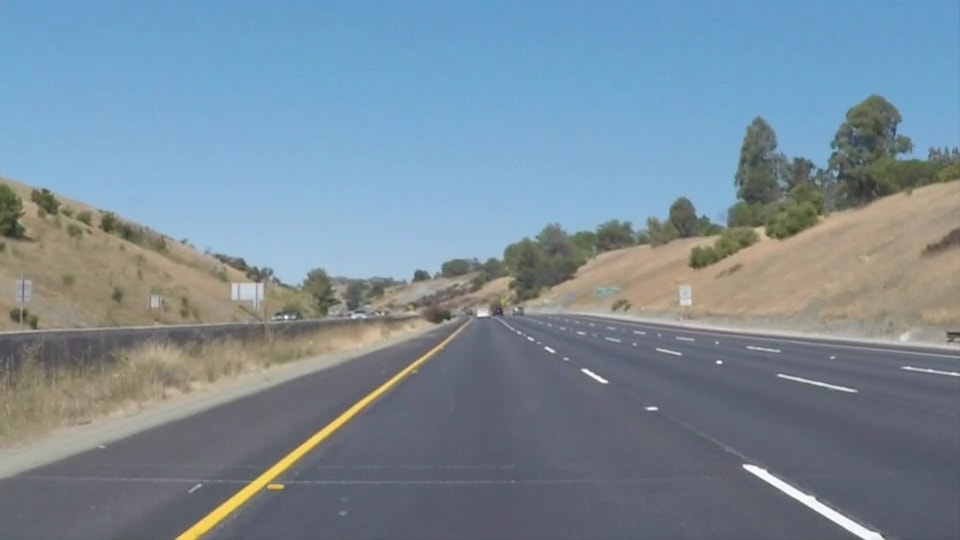
#> input picture CarND-LaneLines-P1/test_images/whiteCarLaneSwitch.jpg, 960 x 540 px
$ jupyter execute --allow-errors P1.ipynb   (shell and % lines are left out)
#> lines starting #> are read from the running program, lines starting #| are printed output that depends on the picture; after the words box and inside, x2 and y2 are one past the last pixel; in counts of white or black regions, pixels touching at a corner belong together
# Self-Driving Car Engineer Nanodegree

## Project: **Finding Lane Lines on the Road**
***
In this project, you will use the tools you learned about in the lesson to identify lane lines on the road.  You can develop your pipeline on a series of individual images, and later apply the result to a video stream (really just a series of images). Check out the video clip "raw-lines-example.mp4" (also contained in this repository) to see what the output should look like after using the helper functions below.

Once you have a result that looks roughly like "raw-lines-example.mp4", you'll need to get creative and try to average and/or extrapolate the line segments you've detected to map out the full extent of the lane lines.  You can see an example of the result you're going for in the video "P1_example.mp4".  Ultimately, you would like to draw just one line for the left side of the lane, and one for the right.

In addition to implementing code, there is a brief writeup to complete. The writeup should be completed in a separate file, which can be either a markdown file or a pdf document. There is a [write up template](https://github.com/udacity/CarND-LaneLines-P1/blob/master/writeup_template.md) that can be used to guide the writing process. Completing both the code in the Ipython notebook and the writeup template will cover all of the [rubric points](https://review.udacity.com/#!/rubrics/322/view) for this project.

---
Let's have a look at our first image called 'test_images/solidWhiteRight.jpg'.  Run the 2 cells below (hit Shift-Enter or the "play" button above) to display the image.

**Note: If, at any point, you encounter frozen display windows or other confounding issues, you can always start again with a clean slate by going to the "Kernel" menu above and selecting "Restart & Clear Output".**

---

**The tools you have are color selection, region of interest selection, grayscaling, Gaussian smoothing, Canny Edge Detection and Hough Tranform line detection.  You  are also free to explore and try other techniques that were not presented in the lesson.  Your goal is piece together a pipeline to detect the line segments in the image, then average/extrapolate them and draw them onto the image for display (as below).  Once you have a working pipeline, try it out on the video stream below.**

---

<figure>

 <figcaption>
 <p></p>
 <p style="text-align: center;"> Your output should look something like this (above) after detecting line segments using the helper functions below </p>
 </figcaption>
</figure>
 <p></p>
<figure>

 <figcaption>
 <p></p>
 <p style="text-align: center;"> Your goal is to connect/average/extrapolate line segments to get output like this</p>
 </figcaption>
</figure>

**Run the cell below to import some packages.  If you get an `import error` for a package you've already installed, try changing your kernel (select the Kernel menu above --> Change Kernel).  Still have problems?  Try relaunching Jupyter Notebook from the terminal prompt.  Also, consult the forums for more troubleshooting tips.**

## Import Packages

[cell 1]
#importing some useful packages
import matplotlib.pyplot as plt
import matplotlib.image as mpimg
import numpy as np
import cv2
import math

## Read in an Image

[cell 2]
#reading in an image
image = mpimg.imread('test_images/whiteCarLaneSwitch.jpg')
#> image is the input picture: shape (540, 960, 3); mean R, G, B 121.2, 139.4, 152.9

#printing out some stats and plotting
print('This image is:', type(image), 'with dimensions:', image.shape)
#| This image is: <class 'numpy.ndarray'> with dimensions: (540, 960, 3)
plt.imshow(image)  # if you wanted to show a single color channel image called 'gray', for example, call as plt.imshow(gray, cmap='gray')

## Ideas for Lane Detection Pipeline

**Some OpenCV functions (beyond those introduced in the lesson) that might be useful for this project are:**

`cv2.inRange()` for color selection
`cv2.fillPoly()` for regions selection
`cv2.line()` to draw lines on an image given endpoints
`cv2.addWeighted()` to coadd / overlay two images
`cv2.cvtColor()` to grayscale or change color
`cv2.imwrite()` to output images to file
`cv2.bitwise_and()` to apply a mask to an image

**Check out the OpenCV documentation to learn about these and discover even more awesome functionality!**

## Helper Functions

Below are some helper functions to help get you started. They should look familiar from the lesson!

[cell 3]
def grayscale(img):
    """Applies the Grayscale transform
    This will return an image with only one color channel
    but NOTE: to see the returned image as grayscale
    (assuming your grayscaled image is called 'gray')
    you should call plt.imshow(gray, cmap='gray')"""
    return cv2.cvtColor(img, cv2.COLOR_RGB2GRAY)
    # Or use BGR2GRAY if you read an image with cv2.imread()
    # return cv2.cvtColor(img, cv2.COLOR_BGR2GRAY)

def canny(img, low_threshold, high_threshold):
    """Applies the Canny transform"""
    return cv2.Canny(img, low_threshold, high_threshold)

def gaussian_blur(img, kernel_size):
    """Applies a Gaussian Noise kernel"""
    return cv2.GaussianBlur(img, (kernel_size, kernel_size), 0)

def region_of_interest(img, vertices):
    """
    Applies an image mask.

    Only keeps the region of the image defined by the polygon
    formed from `vertices`. The rest of the image is set to black.
    `vertices` should be a numpy array of integer points.
    """
    #defining a blank mask to start with
    mask = np.zeros_like(img)

    #defining a 3 channel or 1 channel color to fill the mask with depending on the input image
    if len(img.shape) > 2:
        channel_count = img.shape[2]  # i.e. 3 or 4 depending on your image
        ignore_mask_color = (255,) * channel_count
    else:
        ignore_mask_color = 255

    #filling pixels inside the polygon defined by "vertices" with the fill color
    cv2.fillPoly(mask, vertices, ignore_mask_color)

    #returning the image only where mask pixels are nonzero
    masked_image = cv2.bitwise_and(img, mask)
    return masked_image


def draw_lines(img, lines, color=[255, 0, 0], thickness=2):
    """
    NOTE: this is the function you might want to use as a starting point once you want to
    average/extrapolate the line segments you detect to map out the full
    extent of the lane (going from the result shown in raw-lines-example.mp4
    to that shown in P1_example.mp4).

    Think about things like separating line segments by their
    slope ((y2-y1)/(x2-x1)) to decide which segments are part of the left
    line vs. the right line.  Then, you can average the position of each of
    the lines and extrapolate to the top and bottom of the lane.

    This function draws `lines` with `color` and `thickness`.
    Lines are drawn on the image inplace (mutates the image).
    If you want to make the lines semi-transparent, think about combining
    this function with the weighted_img() function below
    """
    for line in lines:
        for x1,y1,x2,y2 in line:
            cv2.line(img, (x1, y1), (x2, y2), color, thickness)


def hough_lines(img, rho, theta, threshold, min_line_len, max_line_gap):
    """
    `img` should be the output of a Canny transform.

    Returns an image with hough lines drawn.
    """
    lines = cv2.HoughLinesP(img, rho, theta, threshold, np.array([]), minLineLength=min_line_len, maxLineGap=max_line_gap)
    line_img = np.zeros((img.shape[0], img.shape[1], 3), dtype=np.uint8)
    draw_lines(line_img, lines)
    return line_img

# Python 3 has support for cool math symbols.

def weighted_img(img, initial_img, α=0.8, β=1., γ=0.):
    """
    `img` is the output of the hough_lines(), An image with lines drawn on it.
    Should be a blank image (all black) with lines drawn on it.

    `initial_img` should be the image before any processing.

    The result image is computed as follows:

    initial_img * α + img * β + γ
    NOTE: initial_img and img must be the same shape!
    """
    return cv2.addWeighted(initial_img, α, img, β, γ)

## Test Images

Build your pipeline to work on the images in the directory "test_images"
**You should make sure your pipeline works well on these images before you try the videos.**

[cell 4]
import os
os.listdir("test_images/")

[cell 5]
#reading in an image
image = mpimg.imread('test_images/solidYellowCurve2.jpg')
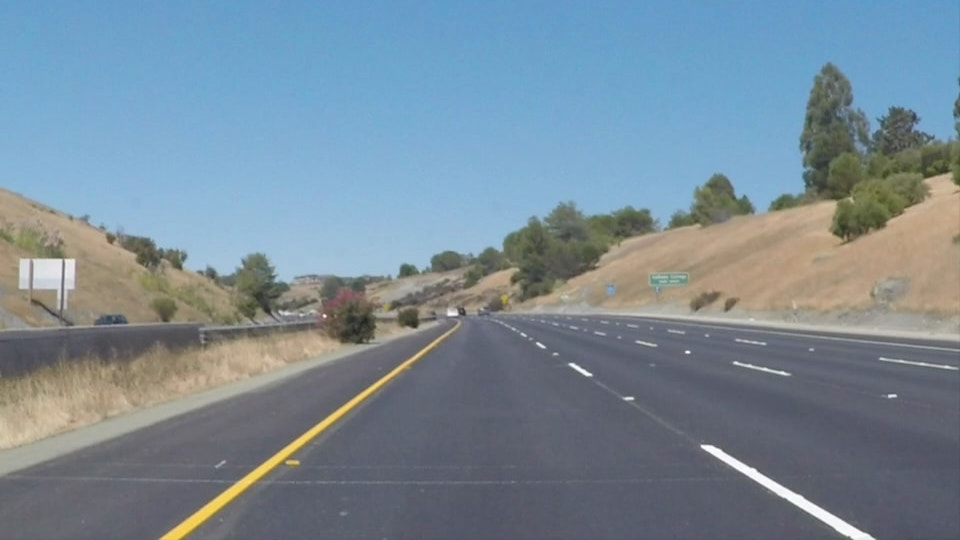
#> input picture CarND-LaneLines-P1/test_images/solidYellowCurve2.jpg, 960 x 540 px
#> image is the input picture: shape (540, 960, 3); mean R, G, B 120.7, 138.6, 151.5

#printing out some stats and plotting
print('This image is:', type(image), 'with dimensions:', image.shape)
#| This image is: <class 'numpy.ndarray'> with dimensions: (540, 960, 3)
plt.imshow(image)  # if you wanted to show a single color channel image called 'gray', for example, call as plt.imshow(gray, cmap='gray')

## Build a Lane Finding Pipeline

Build the pipeline and run your solution on all test_images. Make copies into the `test_images_output` directory, and you can use the images in your writeup report.

Try tuning the various parameters, especially the low and high Canny thresholds as well as the Hough lines parameters.

[cell 6]
gray = grayscale(image)

# Define a kernel size and apply Gaussian smoothing
kernel_size = 5
blur_gray = gaussian_blur(gray, kernel_size)

# Define our parameters for Canny and apply
low_threshold = 50
high_threshold = 100
edges = canny(blur_gray, low_threshold, high_threshold)

# Next we'll create a masked edges image using cv2.fillPoly()

# This time we are defining a four sided polygon to mask
imshape = image.shape
vertices = np.array([[(0,imshape[0]),(450, 320), (490, 320), (imshape[1],imshape[0])]], dtype=np.int32)

masked_edges = region_of_interest(edges, vertices)
#> in region_of_interest, `cv2.fillPoly(mask, vertices, ignore_mask_color)`:
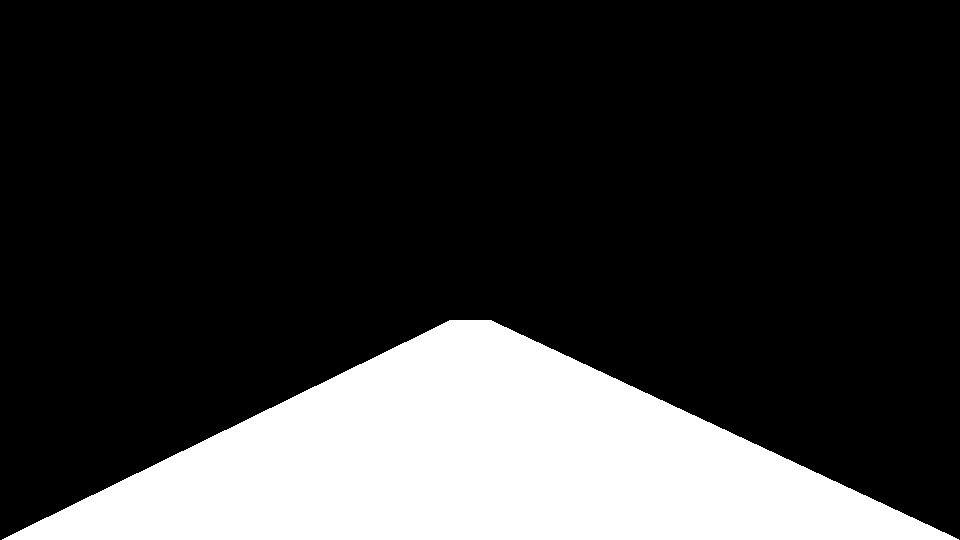
#> mask: shape (540, 960); 21.2% white; 1 white region, box (x1, y1, x2, y2) and area: (2, 320, 959, 540) 110020
#> in region_of_interest, `masked_image = cv2.bitwise_and(img, mask)`:
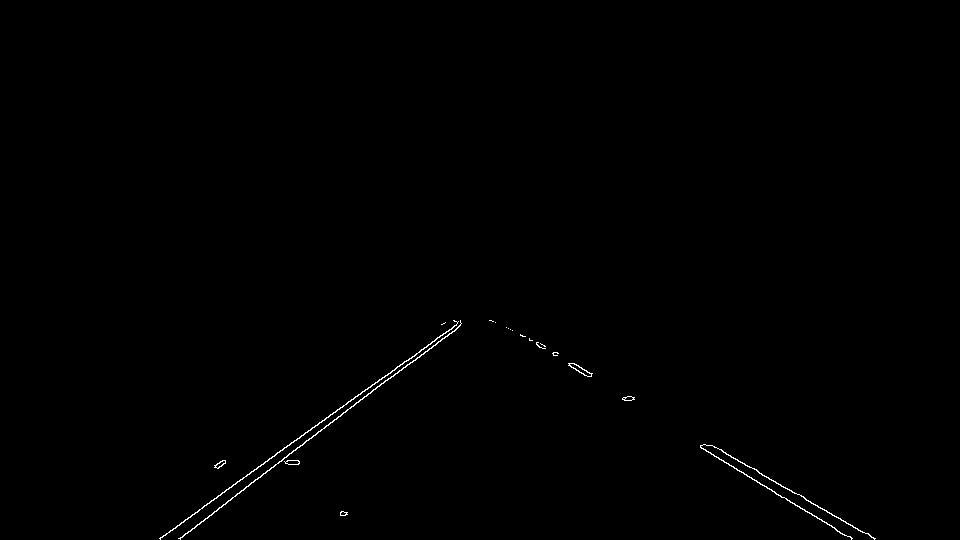
#> masked_image: shape (540, 960); 0.34% white in thin lines or dots, all inside (x1, y1, x2, y2) = (159, 320, 876, 540)

# Define the Hough transform parameters
# Make a blank the same size as our image to draw on
rho = 1 # distance resolution in pixels of the Hough grid
theta = np.pi/180 # angular resolution in radians of the Hough grid
threshold = 50   # minimum number of votes (intersections in Hough grid cell)
min_line_length = 1 #minimum number of pixels making up a line
max_line_gap = 250   # maximum gap in pixels between connectable line segments
line_image = np.copy(image)*0 # creating a blank to draw lines on
#> line_image: shape (540, 960, 3); every value is 0

# Run Hough on edge detected image
# Output "lines" is an array containing endpoints of detected line segments
lines = cv2.HoughLinesP(masked_edges, rho, theta, threshold, np.array([]),
                            min_line_length, max_line_gap)
#> lines = [[160, 539, 460, 321], [160, 538, 460, 320], [219, 507, 460, 325], [701, 448, 851, 538], [512, 330, 874, 539], [489, 320, 852, 538], [178, 538, 458, 327], [370, 387, 460, 322], [180, 538, 225, 504]]

# Iterate over the output "lines" and draw lines on a blank image
for line in lines:
    for x1,y1,x2,y2 in line:
        cv2.line(line_image,(x1,y1),(x2,y2),(255,0,0),10)
#> this loop made 9 passes
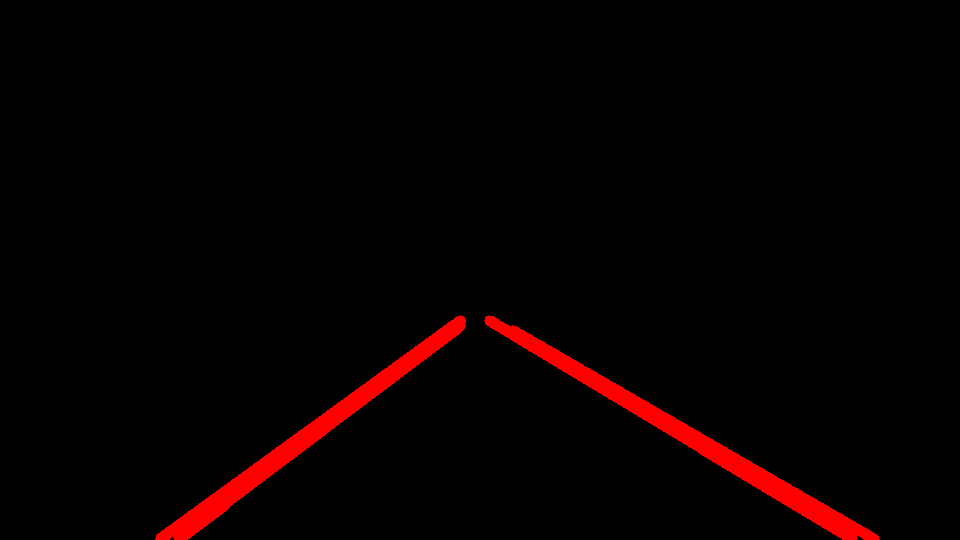
#> line_image: shape (540, 960, 3); mean R, G, B 7.2, 0, 0

# Create a "color" binary image to combine with line image
color_edges = np.dstack((edges, edges, edges))
#> color_edges: shape (540, 960, 3); 2.3% white in thin lines or dots, all inside (x1, y1, x2, y2) = (0, 62, 960, 540)

# Draw the lines on the edge image
lines_edges = cv2.addWeighted(color_edges, 0.8, line_image, 1, 0)
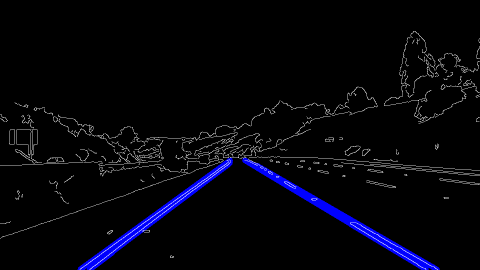
#> lines_edges: shape (540, 960, 3) (shown at 1/2 size); mean of channels 0, 1, 2 11.2, 4.7, 4.7; drawn as B, G, R
plt.imshow(lines_edges)

[cell 7]
plt.imshow(gray,cmap='gray')
cv2.imwrite('test_images_output/gray.jpg', gray)
#> Out = True

[cell 8]
plt.imshow(edges,cmap='gray')
cv2.imwrite('test_images_output/edges.jpg', edges)
#> Out = True

[cell 9]
plt.imshow(masked_edges,cmap='gray')
cv2.imwrite('test_images_output/edges.jpg', masked_edges)
#> Out = True

[cell 10]
plt.imshow(color_edges)
cv2.imwrite('test_images_output/edges.jpg', color_edges)
#> Out = True

[cell 11]
# NOTE: The output you return should be a color image (3 channel) for processing video below
def process_image(image):

    # grayscale conversion before processing causes more harm than good
    # because sometimes the lane and road have same amount of luminance
    # grayscaleImage = grayscale(image)

    # Blur to avoid edges from noise
    blurredImage = gaussian_blur(image, 5)
#> call 2 of gaussian_blur, with kernel_size = 5
#> in gaussian_blur (call 2), `return cv2.GaussianBlur(img, (kernel_size, kernel_size), 0)`:
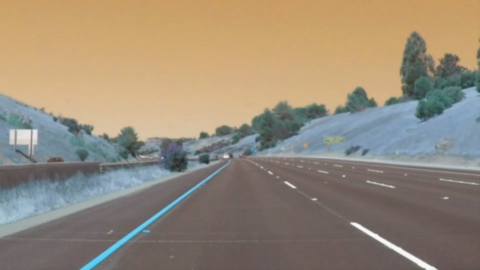
#> returned value: shape (540, 960, 3) (shown at 1/2 size); mean of channels 0, 1, 2 120.7, 138.6, 151.5; drawn as B, G, R

    # Detect edges using canny
    # high to low threshold factor of 3
    # it is necessary to keep a linient threshold at the lower end
    # to continue to detect faded lane markings
    edgesImage = canny(blurredImage, 50, 100)
#> call 2 of canny, with low_threshold = 50, high_threshold = 100
#> in canny (call 2), `return cv2.Canny(img, low_threshold, high_threshold)`:
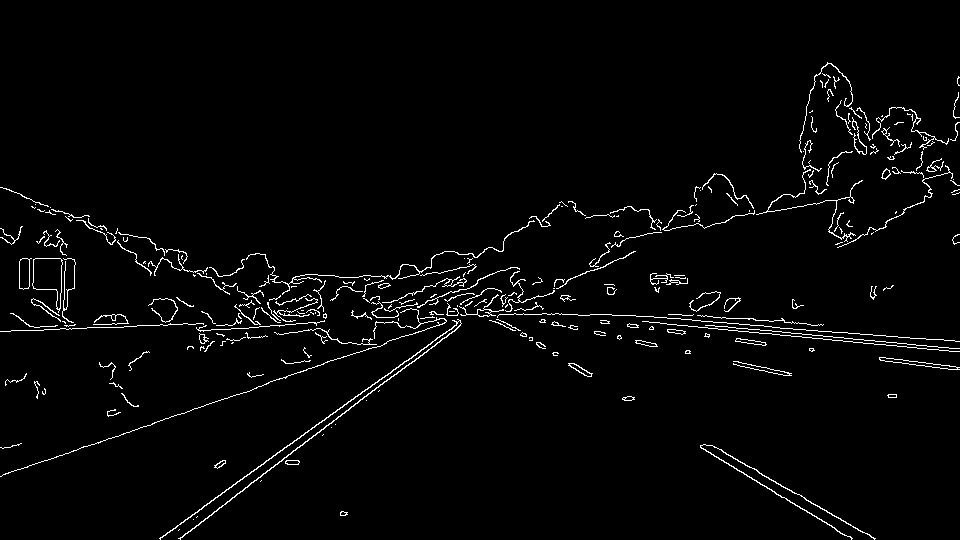
#> returned value: shape (540, 960); 2.5% white in thin lines or dots, all inside (x1, y1, x2, y2) = (0, 62, 960, 540)

    # mark out the trapezium region of interest
    # dont' be too agressive as the car may drift laterally
    # while driving, hence ample space is still left on both sides.
    height = image.shape[0]
    width = image.shape[1]
    vertices = np.array([[(0,imshape[0]),(450, 320), (490, 320), (imshape[1],imshape[0])]], dtype=np.int32)

    # mask the canny output with trapezium region of interest
    regionInterestImage = region_of_interest(edgesImage, vertices)

    # parameters tuned using this method:
    # threshold 30 by modifying it and seeing where slightly curved
    # lane markings are barely detected
    # min line length 20 by modifying and seeing where broken short
    # lane markings are barely detected
    # max line gap as 100 to allow plenty of room for the algo to
    # connect spaced out lane markings
    lineMarkedImage = hough_lines(regionInterestImage, 1, np.pi/180, 50, 100, 160)
#> in hough_lines, `lines = cv2.HoughLinesP(img, rho, theta, threshold, np.array([]), minL..`: lines = [[160, 538, 460, 320], [178, 538, 459, 326], [520, 334, 874, 538], [237, 493, 460, 325], [700, 447, 852, 538], [179, 538, 455, 330], [159, 538, 459, 320], [324, 420, 455, 325]]
#> the loop in draw_lines, `for line in lines:` made 8 passes

    # Test detected edges by uncommenting this
    # return cv2.cvtColor(regionInterestImage, cv2.COLOR_GRAY2RGB)

    # draw output on top of original
    return weighted_img(lineMarkedImage, image)
#> in weighted_img, `return cv2.addWeighted(initial_img, α, img, β, γ)`:
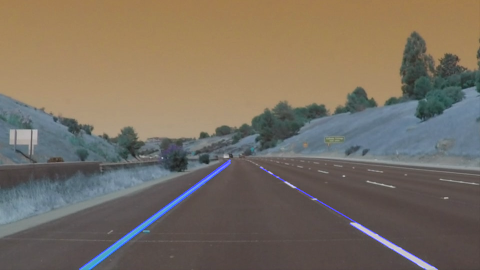
#> returned value: shape (540, 960, 3) (shown at 1/2 size); mean of channels 0, 1, 2 97.8, 110.9, 121.2; drawn as B, G, R

[cell 12]
out_image = process_image(image)
plt.imshow(out_image)

[cell 13]
cv2.imwrite('test_images_output/solidYellowCurve2.jpg', out_image)    # to save the image
#> Out = True

## Test on Videos

You know what's cooler than drawing lanes over images? Drawing lanes over video!

We can test our solution on two provided videos:

`solidWhiteRight.mp4`

`solidYellowLeft.mp4`

**Note: if you get an import error when you run the next cell, try changing your kernel (select the Kernel menu above --> Change Kernel). Still have problems? Try relaunching Jupyter Notebook from the terminal prompt. Also, consult the forums for more troubleshooting tips.**

**If you get an error that looks like this:**
```
NeedDownloadError: Need ffmpeg exe.
You can download it by calling:
imageio.plugins.ffmpeg.download()
```
**Follow the instructions in the error message and check out [this forum post](https://discussions.udacity.com/t/project-error-of-test-on-videos/274082) for more troubleshooting tips across operating systems.**

[cell 14]
# Import everything needed to edit/save/watch video clips
from moviepy.editor import VideoFileClip
from IPython.display import HTML

[cell 15]
#reading in an image
image = mpimg.imread('test_images/solidYellowCurve.jpg')
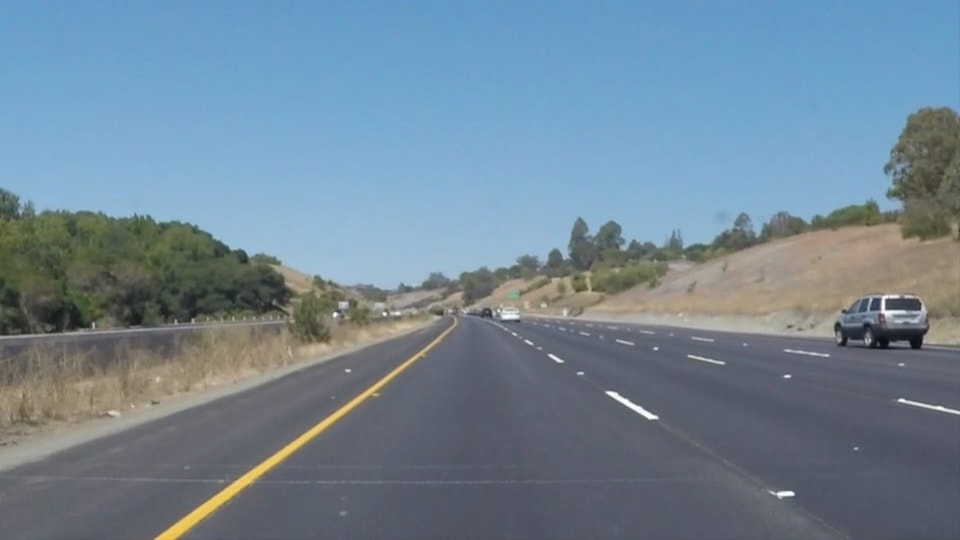
#> input picture CarND-LaneLines-P1/test_images/solidYellowCurve.jpg, 960 x 540 px
#> image is the input picture: shape (540, 960, 3); mean R, G, B 113, 133.4, 149

#printing out some stats and plotting
print('This image is:', type(image), 'with dimensions:', image.shape)
#| This image is: <class 'numpy.ndarray'> with dimensions: (540, 960, 3)
plt.imshow(image)  # if you wanted to show a single color channel image called 'gray', for example, call as plt.imshow(gray, cmap='gray')
